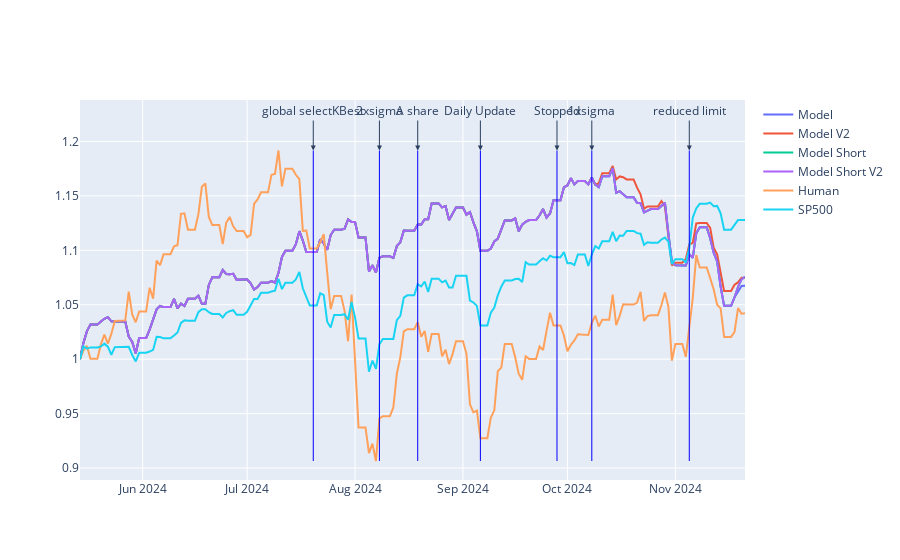

Source (notebook cell):
### Code cell
# use plotly to plot the curve of the three assets
import plotly.graph_objects as go

fig = go.Figure()
date_list = log_return.index.tolist()
date_list.insert(0, pd.Timestamp('2024-05-14'))

fig.add_trace(go.Scatter(x=date_list, y=cur_asset_model_hist, mode='lines', name='Model'))
fig.add_trace(go.Scatter(x=date_list, y=cur_asset_model_v2_hist, mode='lines', name='Model V2'))
fig.add_trace(go.Scatter(x=date_list, y=cur_asset_model_short_hist, mode='lines', name='Model Short'))
fig.add_trace(go.Scatter(x=date_list, y=cur_asset_model_short_v2_hist, mode='lines', name='Model Short V2'))
fig.add_trace(go.Scatter(x=date_list, y=cur_asset_human_hist, mode='lines', name='Human'))
fig.add_trace(go.Scatter(x=date_list, y=cur_asset_sp500_hist, mode='lines', name='SP500'))

add_vertical_line(fig, '2024-07-20', 'global selectKBest', cur_asset_model_hist, cur_asset_human_hist, cur_asset_sp500_hist)
add_vertical_line(fig, '2024-08-08', '2xsigma', cur_asset_model_hist, cur_asset_human_hist, cur_asset_sp500_hist)
add_vertical_line(fig, '2024-08-19', 'A share', cur_asset_model_hist, cur_asset_human_hist, cur_asset_sp500_hist)
add_vertical_line(fig, '2024-09-06', 'Daily Update', cur_asset_model_hist, cur_asset_human_hist, cur_asset_sp500_hist)
add_vertical_line(fig, '2024-09-28', 'Stopped', cur_asset_model_hist, cur_asset_human_hist, cur_asset_sp500_hist)
add_vertical_line(fig, '2024-10-08', '1xsigma', cur_asset_model_hist, cur_asset_human_hist, cur_asset_sp500_hist)
add_vertical_line(fig, '2024-11-05', 'reduced limit', cur_asset_model_hist, cur_asset_human_hist, cur_asset_sp500_hist)
fig.show()

### Figure 1 — Plotly figure (JSON) as saved in the notebook; plotly's stock layout.template omitted (floating-point values rounded to 4 significant figures; data arrays with more than 128 entries replaced by an {"elided": "..."} marker saying what was removed)
{"data": [{"mode": "lines", "name": "Model", "type": "scatter", "x": {"elided": "192 str values"}, "y": {"elided": "192 float values"}}, {"mode": "lines", "name": "Model V2", "type": "scatter", "x": {"elided": "192 str values"}, "y": {"elided": "192 float values"}}, {"mode": "lines", "name": "Model Short", "type": "scatter", "x": {"elided": "192 str values"}, "y": {"elided": "192 float values"}}, {"mode": "lines", "name": "Model Short V2", "type": "scatter", "x": {"elided": "192 str values"}, "y": {"elided": "192 float values"}}, {"mode": "lines", "name": "Human", "type": "scatter", "x": {"elided": "192 str values"}, "y": {"elided": "192 float values"}}, {"mode": "lines", "name": "SP500", "type": "scatter", "x": {"elided": "192 str values"}, "y": {"elided": "192 float values"}}], "layout": {"annotations": [{"arrowhead": 2, "ax": 0, "ay": -40, "showarrow": true, "text": "global selectKBest", "x": "2024-07-20", "y": 1.192}, {"arrowhead": 2, "ax": 0, "ay": -40, "showarrow": true, "text": "2xsigma", "x": "2024-08-08", "y": 1.192}, {"arrowhead": 2, "ax": 0, "ay": -40, "showarrow": true, "text": "A share", "x": "2024-08-19", "y": 1.192}, {"arrowhead": 2, "ax": 0, "ay": -40, "showarrow": true, "text": "Daily Update", "x": "2024-09-06", "y": 1.192}, {"arrowhead": 2, "ax": 0, "ay": -40, "showarrow": true, "text": "Stopped", "x": "2024-09-28", "y": 1.192}, {"arrowhead": 2, "ax": 0, "ay": -40, "showarrow": true, "text": "1xsigma", "x": "2024-10-08", "y": 1.192}, {"arrowhead": 2, "ax": 0, "ay": -40, "showarrow": true, "text": "reduced limit", "x": "2024-11-05", "y": 1.192}], "shapes": [{"line": {"color": "blue", "width": 1}, "type": "line", "x0": "2024-07-20", "x1": "2024-07-20", "y0": 0.9065, "y1": 1.192}, {"line": {"color": "blue", "width": 1}, "type": "line", "x0": "2024-08-08", "x1": "2024-08-08", "y0": 0.9065, "y1": 1.192}, {"line": {"color": "blue", "width": 1}, "type": "line", "x0": "2024-08-19", "x1": "2024-08-19", "y0": 0.9065, "y1": 1.192}, {"line": {"color": "blue", "width": 1}, "type": "line", "x0": "2024-09-06", "x1": "2024-09-06", "y0": 0.9065, "y1": 1.192}, {"line": {"color": "blue", "width": 1}, "type": "line", "x0": "2024-09-28", "x1": "2024-09-28", "y0": 0.9065, "y1": 1.192}, {"line": {"color": "blue", "width": 1}, "type": "line", "x0": "2024-10-08", "x1": "2024-10-08", "y0": 0.9065, "y1": 1.192}, {"line": {"color": "blue", "width": 1}, "type": "line", "x0": "2024-11-05", "x1": "2024-11-05", "y0": 0.9065, "y1": 1.192}]}}
